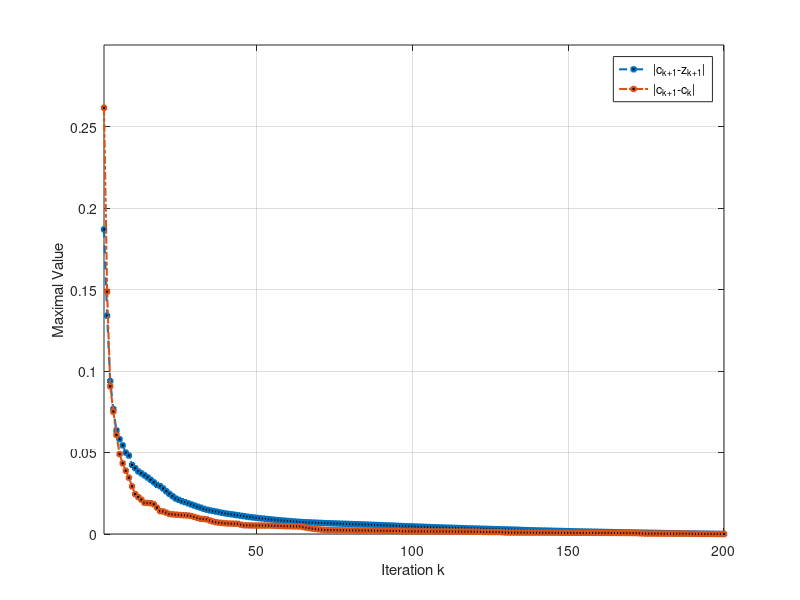

The MATLAB script that drew this image:
load ca.mat;
para = 1:1:200;
CZ = stopCA(1,para);
C = stopA(1,para);
% set(gca, 'YScale', 'log')
plot(para,CZ,'--s','LineWidth',1.5,...
    'MarkerFaceColor','k',...
    'MarkerSize',3);
hold on;
plot(para,C,'-.s','LineWidth',1.5,...
    'MarkerFaceColor','k',...
    'MarkerSize',3);
axis([1 200 0 0.3]);
legend('|c_{k+1}-z_{k+1}|','|c_{k+1}-c_{k}|');
xlabel({'Iteration k'});
ylabel('Maximal Value');
grid on;